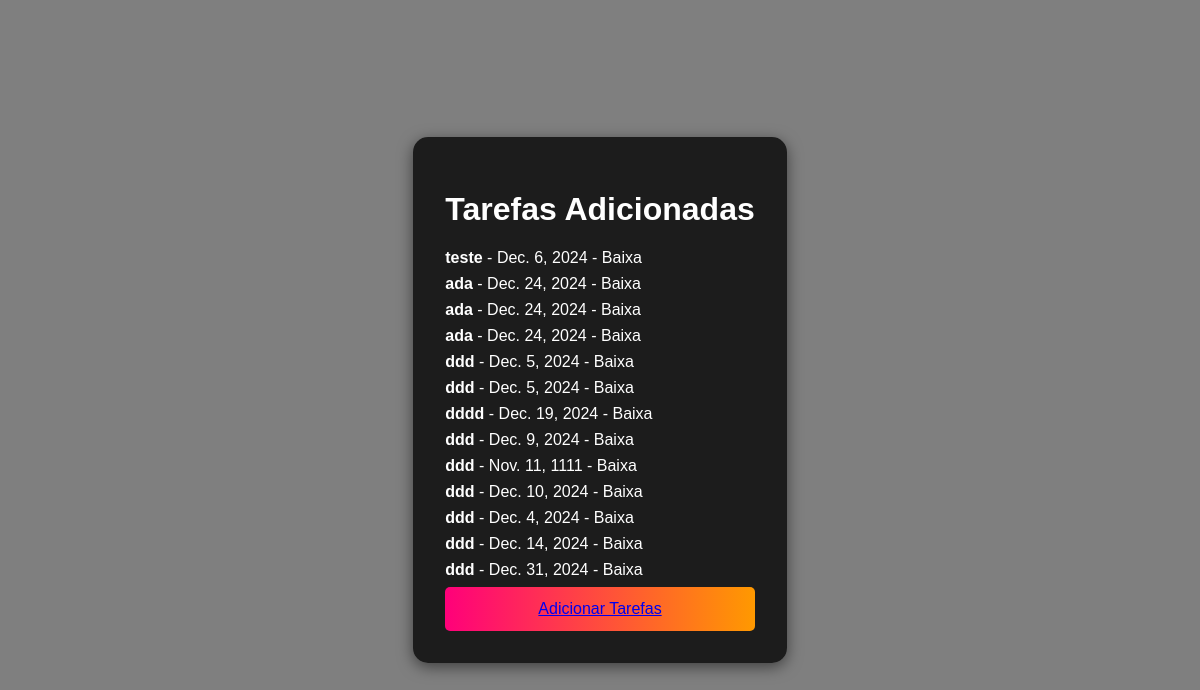
/tarefas/ (signed in), run on the app's committed database.
### taskmasterapp/models.py (models this page shows, shortened)
class Task(models.Model):
    title = models.CharField(max_length=255)
    description = models.TextField(blank=True, null=True)
    due_date = models.DateField()
    priority = models.CharField(
        max_length=10,
        choices=[
            ('Baixa', 'Baixa'),
            ('Media', 'Media'),
            ('Alta',  'Alta')
        ]
    )
    user = models.ForeignKey(User, on_delete= models.CASCADE,related_name="tasks")

### taskmasterapp/views.py (the view)
# urls.py: path('tarefas/', views.TaskList_view, name='tarefas'),
def TaskList_view(request):
    tasks = Task.objects.filter(user=request.user)
    return render(request, "tasklist/tasklist.html", {"tasks": tasks})

### taskmasterapp/templates/tasklist/tasklist.html (shortened to what this page needs)
{% load static %}
<!DOCTYPE html>
<html lang="en">
<head>
    <link rel="stylesheet" href="{% static 'registrotarefas/stylergst.css' %}">
</head>
<body>
    <div class="container">
            <h1>Tarefas Adicionadas</h1>
            <ul>
                {% for task in tasks %}
                <li>
                    <strong>{{ task.title }}</strong> - {{ task.due_date }} -
                    {{ task.priority }}
                </li>
                {% empty %}
                <p>voce ainda nao possui tarefas cadastradas.</p>
                {% endfor %}
            </ul>
        <button id="show-tasks"><a href="{% url 'tasksregister' %}">Adicionar Tarefas</a></button>
    </div>
</body>
</html>

### taskmasterapp/static/registrotarefas/stylergst.css (style rules this page uses)
body { font-family: 'Poppins', sans-serif; margin: 0; padding: 0; color: white; background: linear-gradient(rgba(0, 0, 0, 0.5), rgba(0, 0, 0, 0.5)), url("https://i.pinimg.com/originals/74/79/77/747977dfedb099d3e9207b1a5bbd8563.jpg") no-repeat center center/cover; justify-content: center; display: flex; align-items: center; height: 100vh; margin: 0; }
.container { max-width: 600px; margin: 50px auto; padding: 20px; background: rgba(18, 18, 18, 0.9); border-radius: 15px; padding: 2rem; box-shadow: 0 4px 15px rgba(0, 0, 0, 0.5); }
ul { list-style-type: none; padding: 0; margin: 0; }
ul li { margin-bottom: 8px; }
ul { list-style: none; }
#show-tasks { width: 100%; padding: 0.8rem; background: linear-gradient(to right, #ff007a, #ff9900); border: none; border-radius: 5px; font-size: 1rem; color: #fff; cursor: pointer; transition: transform 0.3s ease, box-shadow 0.3s ease; }

### data on the page
Task: title "teste", due_date "Dec. 6, 2024", priority "Baixa"
Task: title "ada", due_date "Dec. 24, 2024", priority "Baixa"
Task: title "ada", due_date "Dec. 24, 2024", priority "Baixa"
Task: title "ada", due_date "Dec. 24, 2024", priority "Baixa"
Task: title "ddd", due_date "Dec. 5, 2024", priority "Baixa"
Task: title "ddd", due_date "Dec. 5, 2024", priority "Baixa"
Task: title "dddd", due_date "Dec. 19, 2024", priority "Baixa"
Task: title "ddd", due_date "Dec. 9, 2024", priority "Baixa"
Task: title "ddd", due_date "Nov. 11, 1111", priority "Baixa"
Task: title "ddd", due_date "Dec. 10, 2024", priority "Baixa"
Task: title "ddd", due_date "Dec. 4, 2024", priority "Baixa"
Task: title "ddd", due_date "Dec. 14, 2024", priority "Baixa"
Task: title "ddd", due_date "Dec. 31, 2024", priority "Baixa"
